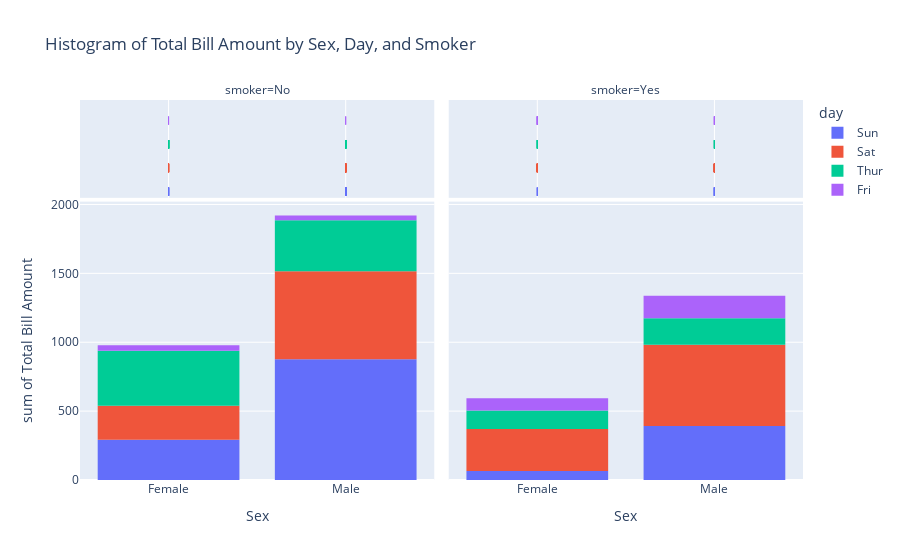

Notebook code cell kept with this figure:
### Code cell
import seaborn as sns
import plotly.express as px

# Load the "tips" dataset using Seaborn
tips_data = sns.load_dataset('tips')

# Create a histogram using Plotly Express
fig = px.histogram(tips_data, x='sex', y='total_bill', color='day', facet_col='smoker',
                   title='Histogram of Total Bill Amount by Sex, Day, and Smoker',
                   labels={'sex': 'Sex', 'total_bill': 'Total Bill Amount'},
                   marginal='rug')

# Show the plot
fig.show()

### Figure 1 — Plotly figure (JSON) as saved in the notebook; plotly's stock layout.template omitted (floating-point values rounded to 4 significant figures)
{"data": [{"alignmentgroup": "True", "bingroup": "x", "histfunc": "sum", "hovertemplate": "day=Sun<br>smoker=No<br>Sex=%{x}<br>sum of Total Bill Amount=%{y}<extra></extra>", "legendgroup": "Sun", "marker": {"color": "#636efa", "pattern": {"shape": ""}}, "name": "Sun", "offsetgroup": "Sun", "orientation": "v", "showlegend": true, "type": "histogram", "x": ["Female", "Male", "Male", "Male", "Female", "Male", "Male", "Male", "Male", "Male", "Male", "Female", "Male", "Male", "Female", "Male", "Female", "Male", "Female", "Male", "Male", "Male", "Male", "Male", "Male", "Male", "Male", "Male", "Male", "Female", "Female", "Male", "Male", "Male", "Male", "Male", "Female", "Female", "Male", "Male", "Male", "Male", "Male", "Male", "Female", "Male", "Female", "Female", "Male", "Male", "Male", "Female", "Male", "Male", "Male", "Male", "Male"], "xaxis": "x", "y": [16.99, 10.34, 21.01, 23.68, 24.59, 25.29, 8.77, 26.88, 15.04, 14.78, 10.27, 35.26, 15.42, 18.43, 14.83, 21.58, 10.33, 16.29, 16.97, 17.46, 13.94, 9.68, 30.4, 18.29, 22.23, 32.4, 28.55, 18.04, 12.54, 10.29, 34.81, 9.94, 25.56, 19.49, 38.07, 23.95, 25.71, 17.31, 29.93, 14.07, 13.13, 17.26, 24.55, 19.77, 29.85, 48.17, 25, 13.39, 16.49, 21.5, 12.66, 16.21, 13.81, 24.52, 20.76, 31.71, 20.69], "yaxis": "y"}, {"alignmentgroup": "True", "boxpoints": "all", "fillcolor": "rgba(255,255,255,0)", "hoveron": "points", "hovertemplate": "day=Sun<br>smoker=No<br>Sex=%{x}<extra></extra>", "jitter": 0, "legendgroup": "Sun", "line": {"color": "rgba(255,255,255,0)"}, "marker": {"color": "#636efa", "symbol": "line-ns-open"}, "name": "Sun", "offsetgroup": "Sun", "showlegend": false, "type": "box", "x": ["Female", "Male", "Male", "Male", "Female", "Male", "Male", "Male", "Male", "Male", "Male", "Female", "Male", "Male", "Female", "Male", "Female", "Male", "Female", "Male", "Male", "Male", "Male", "Male", "Male", "Male", "Male", "Male", "Male", "Female", "Female", "Male", "Male", "Male", "Male", "Male", "Female", "Female", "Male", "Male", "Male", "Male", "Male", "Male", "Female", "Male", "Female", "Female", "Male", "Male", "Male", "Female", "Male", "Male", "Male", "Male", "Male"], "xaxis": "x3", "yaxis": "y3"}, {"alignmentgroup": "True", "bingroup": "x", "histfunc": "sum", "hovertemplate": "day=Sun<br>smoker=Yes<br>Sex=%{x}<br>sum of Total Bill Amount=%{y}<extra></extra>", "legendgroup": "Sun", "marker": {"color": "#636efa", "pattern": {"shape": ""}}, "name": "Sun", "offsetgroup": "Sun", "orientation": "v", "showlegend": false, "type": "histogram", "x": ["Female", "Male", "Male", "Male", "Male", "Male", "Male", "Female", "Male", "Male", "Male", "Male", "Male", "Male", "Female", "Male", "Female", "Male", "Male"], "xaxis": "x2", "y": [17.51, 7.25, 31.85, 16.82, 32.9, 17.89, 14.48, 9.6, 34.63, 34.65, 23.33, 45.35, 23.17, 40.55, 20.9, 30.46, 18.15, 23.1, 15.69], "yaxis": "y2"}, {"alignmentgroup": "True", "boxpoints": "all", "fillcolor": "rgba(255,255,255,0)", "hoveron": "points", "hovertemplate": "day=Sun<br>smoker=Yes<br>Sex=%{x}<extra></extra>", "jitter": 0, "legendgroup": "Sun", "line": {"color": "rgba(255,255,255,0)"}, "marker": {"color": "#636efa", "symbol": "line-ns-open"}, "name": "Sun", "offsetgroup": "Sun", "showlegend": false, "type": "box", "x": ["Female", "Male", "Male", "Male", "Male", "Male", "Male", "Female", "Male", "Male", "Male", "Male", "Male", "Male", "Female", "Male", "Female", "Male", "Male"], "xaxis": "x4", "yaxis": "y4"}, {"alignmentgroup": "True", "bingroup": "x", "histfunc": "sum", "hovertemplate": "day=Sat<br>smoker=No<br>Sex=%{x}<br>sum of Total Bill Amount=%{y}<extra></extra>", "legendgroup": "Sat", "marker": {"color": "#EF553B", "pattern": {"shape": ""}}, "name": "Sat", "offsetgroup": "Sat", "orientation": "v", "showlegend": true, "type": "histogram", "x": ["Male", "Male", "Female", "Female", "Male", "Male", "Male", "Male", "Male", "Male", "Female", "Male", "Male", "Female", "Female", "Male", "Male", "Male", "Female", "Male", "Male", "Male", "Female", "Male", "Male", "Male", "Female", "Male", "Male", "Female", "Female", "Male", "Female", "Male", "Male", "Female", "Male", "Male", "Male", "Male", "Male", "Male", "Female", "Male", "Male"], "xaxis": "x", "y": [20.65, 17.92, 20.29, 15.77, 39.42, 19.82, 17.81, 13.37, 12.69, 21.7, 19.65, 9.55, 18.35, 15.06, 20.69, 17.78, 24.06, 16.31, 16.93, 18.69, 31.27, 16.04, 26.41, 48.27, 17.59, 20.08, 16.45, 20.23, 12.02, 17.07, 14.73, 10.51, 20.92, 18.24, 14, 7.25, 48.33, 20.45, 13.28, 11.61, 10.77, 10.07, 35.83, 29.03, 17.82], "yaxis": "y"}, {"alignmentgroup": "True", "boxpoints": "all", "fillcolor": "rgba(255,255,255,0)", "hoveron": "points", "hovertemplate": "day=Sat<br>smoker=No<br>Sex=%{x}<extra></extra>", "jitter": 0, "legendgroup": "Sat", "line": {"color": "rgba(255,255,255,0)"}, "marker": {"color": "#EF553B", "symbol": "line-ns-open"}, "name": "Sat", "offsetgroup": "Sat", "showlegend": false, "type": "box", "x": ["Male", "Male", "Female", "Female", "Male", "Male", "Male", "Male", "Male", "Male", "Female", "Male", "Male", "Female", "Female", "Male", "Male", "Male", "Female", "Male", "Male", "Male", "Female", "Male", "Male", "Male", "Female", "Male", "Male", "Female", "Female", "Male", "Female", "Male", "Male", "Female", "Male", "Male", "Male", "Male", "Male", "Male", "Female", "Male", "Male"], "xaxis": "x3", "yaxis": "y3"}, {"alignmentgroup": "True", "bingroup": "x", "histfunc": "sum", "hovertemplate": "day=Sat<br>smoker=Yes<br>Sex=%{x}<br>sum of Total Bill Amount=%{y}<extra></extra>", "legendgroup": "Sat", "marker": {"color": "#EF553B", "pattern": {"shape": ""}}, "name": "Sat", "offsetgroup": "Sat", "orientation": "v", "showlegend": false, "type": "histogram", "x": ["Male", "Male", "Male", "Male", "Male", "Male", "Female", "Male", "Female", "Female", "Male", "Female", "Female", "Male", "Male", "Male", "Female", "Female", "Female", "Male", "Male", "Male", "Male", "Male", "Female", "Male", "Male", "Female", "Female", "Female", "Male", "Male", "Male", "Female", "Female", "Male", "Male", "Male", "Male", "Male", "Female", "Male"], "xaxis": "x2", "y": [38.01, 11.24, 20.29, 13.81, 11.02, 18.29, 3.07, 15.01, 26.86, 25.28, 17.92, 44.3, 22.42, 15.36, 20.49, 25.21, 14.31, 10.59, 10.63, 50.81, 15.81, 26.59, 38.73, 24.27, 12.76, 30.06, 25.89, 13.27, 28.17, 12.9, 28.15, 11.59, 7.74, 30.14, 22.12, 24.01, 15.69, 15.53, 12.6, 32.83, 27.18, 22.67], "yaxis": "y2"}, {"alignmentgroup": "True", "boxpoints": "all", "fillcolor": "rgba(255,255,255,0)", "hoveron": "points", "hovertemplate": "day=Sat<br>smoker=Yes<br>Sex=%{x}<extra></extra>", "jitter": 0, "legendgroup": "Sat", "line": {"color": "rgba(255,255,255,0)"}, "marker": {"color": "#EF553B", "symbol": "line-ns-open"}, "name": "Sat", "offsetgroup": "Sat", "showlegend": false, "type": "box", "x": ["Male", "Male", "Male", "Male", "Male", "Male", "Female", "Male", "Female", "Female", "Male", "Female", "Female", "Male", "Male", "Male", "Female", "Female", "Female", "Male", "Male", "Male", "Male", "Male", "Female", "Male", "Male", "Female", "Female", "Female", "Male", "Male", "Male", "Female", "Female", "Male", "Male", "Male", "Male", "Male", "Female", "Male"], "xaxis": "x4", "yaxis": "y4"}, {"alignmentgroup": "True", "bingroup": "x", "histfunc": "sum", "hovertemplate": "day=Thur<br>smoker=No<br>Sex=%{x}<br>sum of Total Bill Amount=%{y}<extra></extra>", "legendgroup": "Thur", "marker": {"color": "#00cc96", "pattern": {"shape": ""}}, "name": "Thur", "offsetgroup": "Thur", "orientation": "v", "showlegend": true, "type": "histogram", "x": ["Male", "Male", "Male", "Male", "Female", "Male", "Female", "Male", "Male", "Male", "Male", "Female", "Female", "Female", "Male", "Female", "Male", "Male", "Female", "Female", "Male", "Female", "Female", "Male", "Male", "Female", "Female", "Female", "Female", "Female", "Female", "Female", "Female", "Female", "Male", "Male", "Female", "Female", "Female", "Female", "Female", "Male", "Male", "Male", "Female"], "xaxis": "x", "y": [27.2, 22.76, 17.29, 16.66, 10.07, 15.98, 34.83, 13.03, 18.28, 24.71, 21.16, 10.65, 12.43, 24.08, 11.69, 13.42, 14.26, 15.95, 12.48, 29.8, 8.52, 14.52, 11.38, 22.82, 19.08, 20.27, 11.17, 12.26, 18.26, 8.51, 10.33, 14.15, 13.16, 17.47, 34.3, 41.19, 27.05, 16.43, 8.35, 18.64, 11.87, 9.78, 7.51, 7.56, 18.78], "yaxis": "y"}, {"alignmentgroup": "True", "boxpoints": "all", "fillcolor": "rgba(255,255,255,0)", "hoveron": "points", "hovertemplate": "day=Thur<br>smoker=No<br>Sex=%{x}<extra></extra>", "jitter": 0, "legendgroup": "Thur", "line": {"color": "rgba(255,255,255,0)"}, "marker": {"color": "#00cc96", "symbol": "line-ns-open"}, "name": "Thur", "offsetgroup": "Thur", "showlegend": false, "type": "box", "x": ["Male", "Male", "Male", "Male", "Female", "Male", "Female", "Male", "Male", "Male", "Male", "Female", "Female", "Female", "Male", "Female", "Male", "Male", "Female", "Female", "Male", "Female", "Female", "Male", "Male", "Female", "Female", "Female", "Female", "Female", "Female", "Female", "Female", "Female", "Male", "Male", "Female", "Female", "Female", "Female", "Female", "Male", "Male", "Male", "Female"], "xaxis": "x3", "yaxis": "y3"}, {"alignmentgroup": "True", "bingroup": "x", "histfunc": "sum", "hovertemplate": "day=Thur<br>smoker=Yes<br>Sex=%{x}<br>sum of Total Bill Amount=%{y}<extra></extra>", "legendgroup": "Thur", "marker": {"color": "#00cc96", "pattern": {"shape": ""}}, "name": "Thur", "offsetgroup": "Thur", "orientation": "v", "showlegend": false, "type": "histogram", "x": ["Male", "Male", "Male", "Female", "Male", "Male", "Male", "Male", "Female", "Female", "Male", "Male", "Female", "Female", "Female", "Male", "Female"], "xaxis": "x2", "y": [19.44, 32.68, 16, 19.81, 28.44, 15.48, 16.58, 10.34, 43.11, 13, 13.51, 18.71, 12.74, 13, 16.4, 20.53, 16.47], "yaxis": "y2"}, {"alignmentgroup": "True", "boxpoints": "all", "fillcolor": "rgba(255,255,255,0)", "hoveron": "points", "hovertemplate": "day=Thur<br>smoker=Yes<br>Sex=%{x}<extra></extra>", "jitter": 0, "legendgroup": "Thur", "line": {"color": "rgba(255,255,255,0)"}, "marker": {"color": "#00cc96", "symbol": "line-ns-open"}, "name": "Thur", "offsetgroup": "Thur", "showlegend": false, "type": "box", "x": ["Male", "Male", "Male", "Female", "Male", "Male", "Male", "Male", "Female", "Female", "Male", "Male", "Female", "Female", "Female", "Male", "Female"], "xaxis": "x4", "yaxis": "y4"}, {"alignmentgroup": "True", "bingroup": "x", "histfunc": "sum", "hovertemplate": "day=Fri<br>smoker=No<br>Sex=%{x}<br>sum of Total Bill Amount=%{y}<extra></extra>", "legendgroup": "Fri", "marker": {"color": "#ab63fa", "pattern": {"shape": ""}}, "name": "Fri", "offsetgroup": "Fri", "orientation": "v", "showlegend": true, "type": "histogram", "x": ["Male", "Female", "Male", "Female"], "xaxis": "x", "y": [22.49, 22.75, 12.46, 15.98], "yaxis": "y"}, {"alignmentgroup": "True", "boxpoints": "all", "fillcolor": "rgba(255,255,255,0)", "hoveron": "points", "hovertemplate": "day=Fri<br>smoker=No<br>Sex=%{x}<extra></extra>", "jitter": 0, "legendgroup": "Fri", "line": {"color": "rgba(255,255,255,0)"}, "marker": {"color": "#ab63fa", "symbol": "line-ns-open"}, "name": "Fri", "offsetgroup": "Fri", "showlegend": false, "type": "box", "x": ["Male", "Female", "Male", "Female"], "xaxis": "x3", "yaxis": "y3"}, {"alignmentgroup": "True", "bingroup": "x", "histfunc": "sum", "hovertemplate": "day=Fri<br>smoker=Yes<br>Sex=%{x}<br>sum of Total Bill Amount=%{y}<extra></extra>", "legendgroup": "Fri", "marker": {"color": "#ab63fa", "pattern": {"shape": ""}}, "name": "Fri", "offsetgroup": "Fri", "orientation": "v", "showlegend": false, "type": "histogram", "x": ["Male", "Female", "Female", "Male", "Male", "Male", "Male", "Female", "Female", "Male", "Female", "Male", "Male", "Female", "Female"], "xaxis": "x2", "y": [28.97, 5.75, 16.32, 40.17, 27.28, 12.03, 21.01, 11.35, 15.38, 12.16, 13.42, 8.58, 13.42, 16.27, 10.09], "yaxis": "y2"}, {"alignmentgroup": "True", "boxpoints": "all", "fillcolor": "rgba(255,255,255,0)", "hoveron": "points", "hovertemplate": "day=Fri<br>smoker=Yes<br>Sex=%{x}<extra></extra>", "jitter": 0, "legendgroup": "Fri", "line": {"color": "rgba(255,255,255,0)"}, "marker": {"color": "#ab63fa", "symbol": "line-ns-open"}, "name": "Fri", "offsetgroup": "Fri", "showlegend": false, "type": "box", "x": ["Male", "Female", "Female", "Male", "Male", "Male", "Male", "Female", "Female", "Male", "Female", "Male", "Male", "Female", "Female"], "xaxis": "x4", "yaxis": "y4"}], "layout": {"annotations": [{"font": {}, "showarrow": false, "text": "smoker=No", "x": 0.245, "xanchor": "center", "xref": "paper", "y": 1, "yanchor": "bottom", "yref": "paper"}, {"font": {}, "showarrow": false, "text": "smoker=Yes", "x": 0.755, "xanchor": "center", "xref": "paper", "y": 1, "yanchor": "bottom", "yref": "paper"}], "barmode": "relative", "legend": {"title": {"text": "day"}, "tracegroupgap": 0}, "title": {"text": "Histogram of Total Bill Amount by Sex, Day, and Smoker"}, "xaxis": {"anchor": "y", "domain": [0, 0.49], "title": {"text": "Sex"}}, "xaxis2": {"anchor": "y2", "domain": [0.51, 1], "matches": "x", "title": {"text": "Sex"}}, "xaxis3": {"anchor": "y3", "domain": [0, 0.49], "matches": "x", "showgrid": true, "showticklabels": false}, "xaxis4": {"anchor": "y4", "domain": [0.51, 1], "matches": "x", "showgrid": true, "showticklabels": false}, "yaxis": {"anchor": "x", "domain": [0, 0.7326], "title": {"text": "sum of Total Bill Amount"}}, "yaxis2": {"anchor": "x2", "domain": [0, 0.7326], "matches": "y", "showticklabels": false}, "yaxis3": {"anchor": "x3", "domain": [0.7426, 1], "matches": "y3", "showgrid": false, "showline": false, "showticklabels": false, "ticks": ""}, "yaxis4": {"anchor": "x4", "domain": [0.7426, 1], "matches": "y3", "showgrid": false, "showline": false, "showticklabels": false, "ticks": ""}}}
